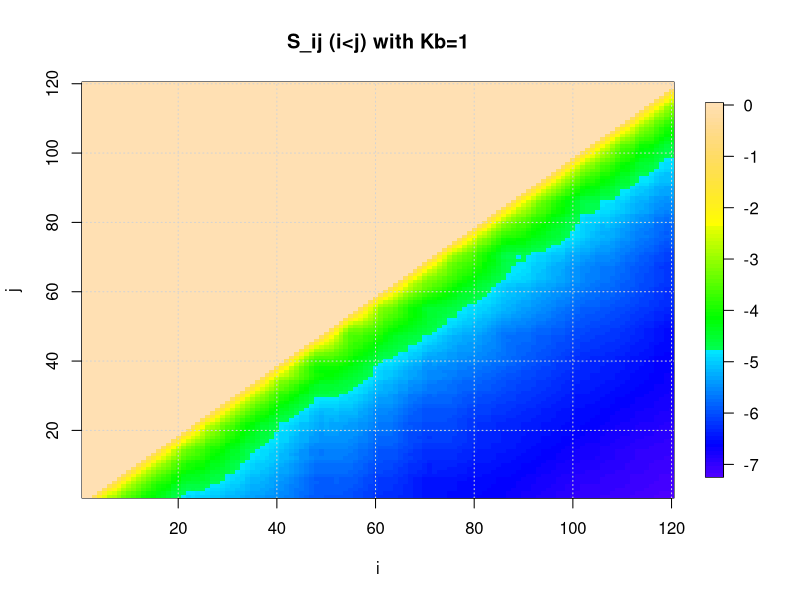

Write the R code that produced this figure.
library(fields)

# Definir parámetros
a <- 3.8
A <- 20
k_B <- 1 #1.38e-23  # Constante de Boltzmann en Joules/Kelvin

# Leer el archivo rCalpha.txt que contiene i, j y r_ij
data <- read.table("rCalpha.txt", header=FALSE)
colnames(data) <- c("i", "j", "r_ij")

# Crear una matriz vacía para S_ij
n <- 120
S_matrix <- matrix(NA, n, n)  # Usamos NA en vez de 0 para identificar valores no calculados

# Función para calcular la entropía S'(L)
entropy_Ooka <- function(L, r, a, A, k_B) {
  term1 <- log(L)
  term2 <- (r^2 - a^2) / (2 * A * a * L)
  return(-3/2 * k_B * (term1 + term2))
}

# Llenar la matriz S_ij
for (row in 1:nrow(data)) {
  i <- data[row, "i"]
  j <- data[row, "j"]
  r_ij <- data[row, "r_ij"]
  
  # Verificar que i y j estén dentro de los límites y que i < j
  if (i < j && i >= 1 && j <= n) {
    L <- j - i
    S_matrix[i, j] <- entropy_Ooka(L, r_ij, a, A, k_B)
  }
}

# Reemplazar los NA por ceros (opcional, si prefieres)
S_matrix[is.na(S_matrix)] <- 0

# Graficar la matriz S_ij con leyenda
image.plot(1:n, 1:n, t(S_matrix), col=topo.colors(100), xlab="i", ylab="j", 
           main="S_ij (i<j) with Kb=1")
grid()
